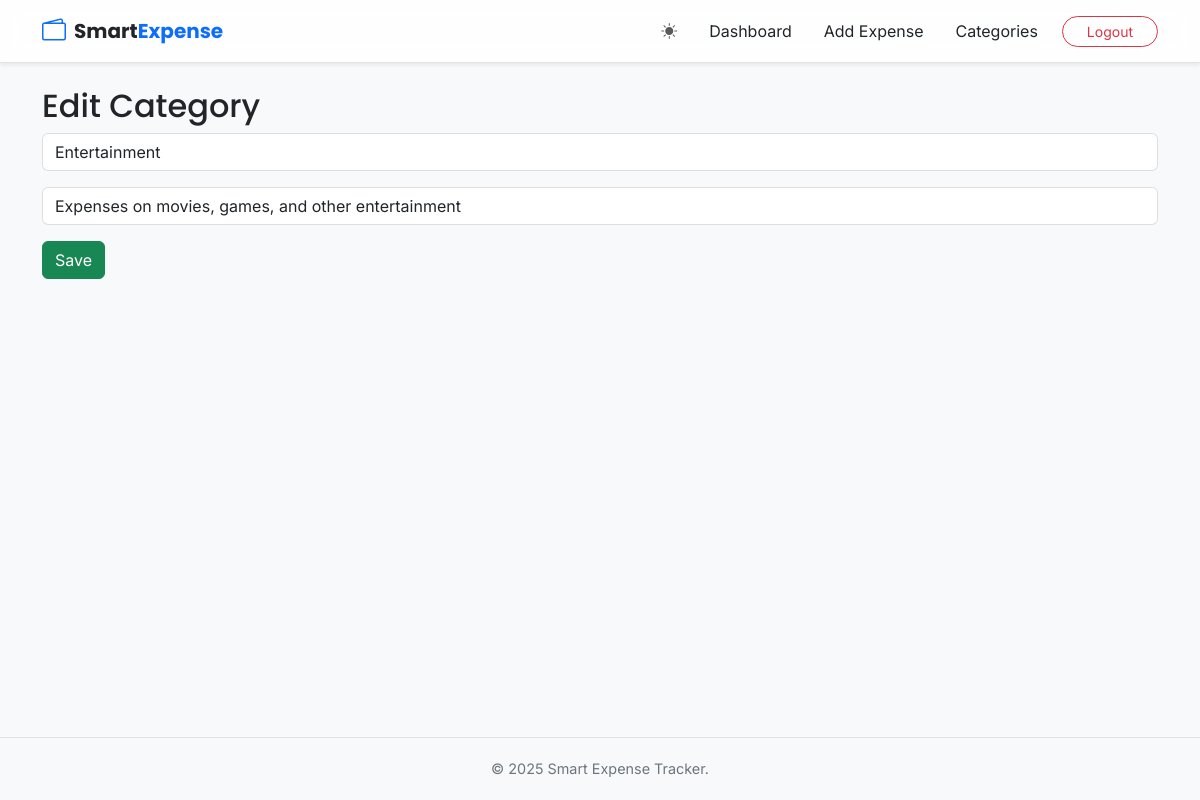
Page /categories/edit/4 (signed in) on the committed database.
### models.py (models this page shows)
class Category(db.Model):
    id = db.Column(db.Integer, primary_key=True)
    name = db.Column(db.String(100), nullable=False)
    description = db.Column(db.String(300))
    user_id = db.Column(db.Integer, db.ForeignKey('user.id'), nullable=False)
    expenses = db.relationship('Expense', backref='category', lazy=True)

### app.py (the view, shortened to what this page needs)
@app.route('/categories/edit/<int:category_id>', methods=['GET', 'POST'])
@login_required
def edit_category(category_id):
    category = db.session.get(Category, category_id)
    return render_template('add_category.html', category=category)

### app.py (called while the page is built)
@login_manager.user_loader
def load_user(user_id):
    return db.session.get(User, int(user_id))

### templates/add_category.html
{% extends 'base.html' %}
{% block content %}
<h2>{{ 'Edit' if category else 'Add' }} Category</h2>
<form method="POST">
    <input type="text" name="name" value="{{ category.name if category else '' }}" placeholder="Category Name" class="form-control mb-3" required>
    <input type="text" name="description" value="{{ category.description if category else '' }}" placeholder="Description (optional)" class="form-control mb-3">
    <button type="submit" class="btn btn-success">Save</button>
</form>
{% endblock %}

### static/css/style.css (style rules this page uses)
:root { --primary-accent: #0d6efd; --app-bg: #f8f9fa; --card-bg: #ffffff; --glass-bg: rgba(255, 255, 255, 0.85); --text-color: #212529; --border-color: rgba(0, 0, 0, 0.1); }
body { font-family: 'Inter', sans-serif; background-color: var(--app-bg); color: var(--text-color); min-height: 100vh; display: flex; flex-direction: column; transition: background-color 0.3s ease, color 0.3s ease; }
h1, h2, h3, h4, h5, h6, .navbar-brand { font-family: 'Poppins', sans-serif; }
.form-control { background-color: var(--card-bg); border-color: var(--border-color); color: var(--text-color); }

### rows in the picture
Category: name "Entertainment", description "Expenses on movies, games, and other entertainment"

### other values in the picture
{{ 'Edit' if category else 'Add' }} "Edit"
